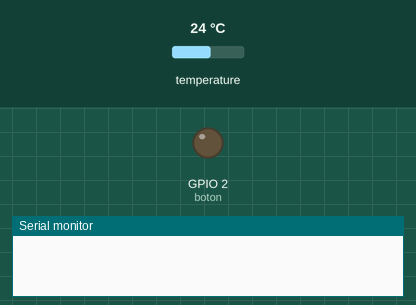
Simulated run of this sketch. Board: ESP32. Shown: output pins drawn as LEDs (lit = HIGH), the last lines printed to the serial monitor. Dashed ring = blinking. The inputs (shaded band) are chosen by the test bench; at power-on: temperature 24 °C.

Above: at 0.5 s.
At 3.0 s:
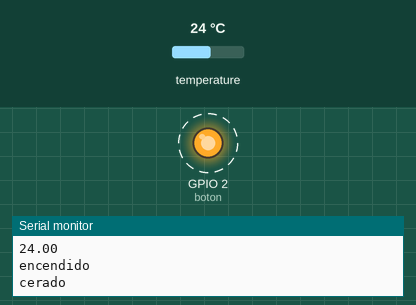
Timing chart, 0 to 3.6 s (numbered marks = the images above):
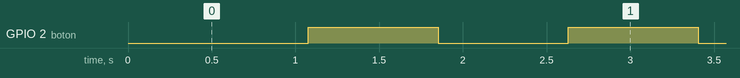

Measured:
- by itself, GPIO 2 (boton): alternates HIGH for 0.78 s and LOW for 0.78 s

The sketch:

sensor_de_temperatura.ino
```cpp
/*
   Fundacion Kinal
   Centro educativo tecnico laboral Kinal
   Quinto perito
   Quinto electronica
   Codigo Tecnico: EB5AV
   Curso: Taller de electronica digital y reparacion de computadoras I
   Proyecto: msensor de temperatura
   Dev: Pablo alexander canel aguilon
   Fecha: 6 de Julio
*/
#include <Ticker.h>
#include <OneWire.h>
#include <DallasTemperature.h>

#define boton 2
#define sensor 4

void isr_led(void);
void isr_sensor(void);

volatile static bool estado_led;
volatile static bool estado_sensor;

Ticker isr_accion_led(isr_led, 300);
Ticker isr_accion_sensor(isr_sensor, 300);
OneWire ourWire(2);
DallasTemperature sensors(&ourWire);

void setup(){
 Serial.begin(9600);
 pinMode(boton,OUTPUT);
 digitalWrite(boton, LOW);
 isr_accion_led.start();
 isr_accion_sensor.start();
}

void loop()
{
isr_accion_led.update();
isr_accion_sensor.update();
}

void isr_led(void)
{
 sensors.requestTemperatures();
 float tempC= sensors.getTempCByIndex(0);
 float tempF= sensors.getTempFByIndex(0);
 estado_led = digitalRead(boton);
 digitalWrite(boton, !estado_led);
 Serial.println(tempC);
}

void isr_sensor(void)
{
 pinMode(sensor,INPUT);
// estado_sensor= digitalRead(abierto);
 if(estado_sensor == LOW);
 {
  Serial.println("encendido");
 }
if(estado_sensor == HIGH);
{
  Serial.println("cerado");
 }
}
```
